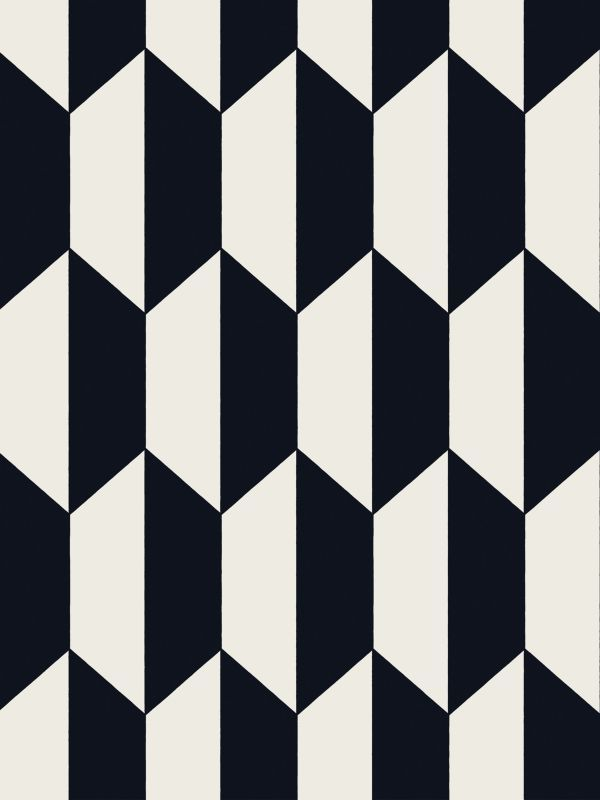
#> input picture test_images/im1.jpg, 600 x 800 px
$ python quadtree_decomposition.py ../test_images/im1.jpg
#> lines starting #> are read from the running program, lines starting #| are printed output that depends on the picture; after the words box and inside, x2 and y2 are one past the last pixel; in counts of white or black regions, pixels touching at a corner belong together
#> in convert_to_quadtree, `im = cv2.resize(np.array(im), (256, 256))`:
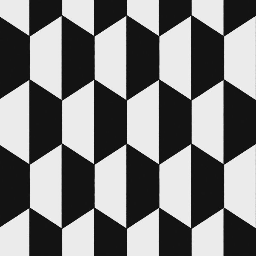
#> im: shape (256, 256); min 6, max 250, mean 124.4
# Program to decompose an image into its quadtree representation
# Usage: python quadtree_decomposition.py path_to_image
# Example: python quadtree_decomposition.py ../test_images/im1.jpg

from PIL import Image
import numpy as np
import cv2
import os
import argparse

def binarize(im):
    return ((im > np.mean(im)) * 1)
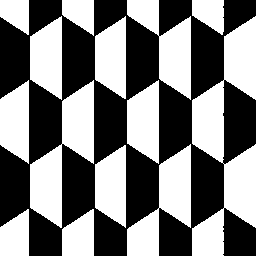
#> returned value: shape (256, 256) int64; values 0 (black) and 1 (white), 48.9% white; 14 white regions, largest, box (x1, y1, x2, y2) and area: (192, 16, 256, 256) 7311, (30, 80, 94, 228) 4069, (127, 144, 191, 256) 3225

def test_homogeneity(im):
    if (im[0, 0] == 1):
        return (np.sum(im) == (im.shape[0] * im.shape[1]))
    else:
        return (np.sum(1 - im) == (im.shape[0] * im.shape[1]))

def recursive_decomposition(im, code, leaves):
    if (test_homogeneity(im)):
        # Stop recursion if the block is homogeneous and append
        # binary code for the block (black-0/white-1)
        leaves.append((code + [im[0, 0]]))
        return leaves
    n_rows, n_cols = im.shape[0], im.shape[1]
#> n_rows = 256; n_cols = 256
    # Recursively decompose the 4-quadrants
    leaves = recursive_decomposition(im[:int(n_rows/2), :int(n_cols/2)], (code + [0]), leaves) # quad-0
    leaves = recursive_decomposition(im[:int(n_rows/2), int(n_cols/2):], (code + [1]), leaves) # quad-1
#> leaves = 3038 items, first 6: [0, 0, 0, 0, 0, 1], [0, 0, 0, 0, 1, 0, 1], [0, 0, 0, 0, 1, 1, 0, 1], [0, 0, 0, 0, 1, 1, 1, 0, 0, 1], [0, 0, 0, 0, 1, 1, 1, 0, 1, 0], [0, 0, 0, 0, 1, 1, 1, 0, 2, 1]
    leaves = recursive_decomposition(im[int(n_rows/2):, :int(n_cols/2)], (code + [2]), leaves) # quad-2
#> leaves = 4680 items, first 6: [0, 0, 0, 0, 0, 1], [0, 0, 0, 0, 1, 0, 1], [0, 0, 0, 0, 1, 1, 0, 1], [0, 0, 0, 0, 1, 1, 1, 0, 0, 1], [0, 0, 0, 0, 1, 1, 1, 0, 1, 0], [0, 0, 0, 0, 1, 1, 1, 0, 2, 1]
    leaves = recursive_decomposition(im[int(n_rows/2):, int(n_cols/2):], (code + [3]), leaves) # quad-3
#> leaves = 6097 items, first 6: [0, 0, 0, 0, 0, 1], [0, 0, 0, 0, 1, 0, 1], [0, 0, 0, 0, 1, 1, 0, 1], [0, 0, 0, 0, 1, 1, 1, 0, 0, 1], [0, 0, 0, 0, 1, 1, 1, 0, 1, 0], [0, 0, 0, 0, 1, 1, 1, 0, 2, 1]
    return leaves

def convert_to_quadtree(im):
    im = cv2.resize(np.array(im), (256, 256))
    bin_im = binarize(im)
    leaves = recursive_decomposition(bin_im, [0], [])
    return leaves

def save_quadtree_codes(im_path, leaves):
    path = '../quadtree_codes/'
    if (not os.path.exists(path)):
        os.makedirs(path)
    file_name = im_path.split('/')[-1].split('.')[0]
    code_file = path + file_name + '_quadtree_codes.txt'
    with open(code_file,'w') as f:
        for leaf in leaves:
            f.write((str(leaf) + '\n'))
    return 1

def main():
    parser = argparse.ArgumentParser()
    parser.add_argument('im_path', type=str)
    args = parser.parse_args()
    im_path = args.im_path
    im = Image.open(im_path).convert('L')
    leaves = convert_to_quadtree(im)
    save_quadtree_codes(im_path, leaves)
#> the loop in save_quadtree_codes, `for leaf in leaves:` made 6097 passes
    return 0

if __name__ == '__main__':
    main()

$ run again, with test_images/im2.jpg copied over test_images/im1.jpg
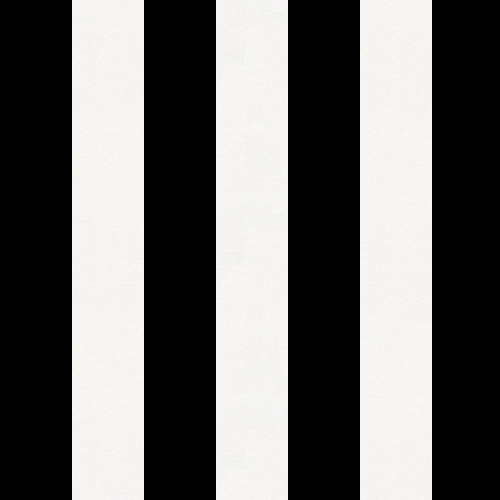
#> input picture test_images/im2.jpg, 1000 x 1000 px (shown at 1/2 size)
#> in convert_to_quadtree, `im = cv2.resize(np.array(im), (256, 256))`:
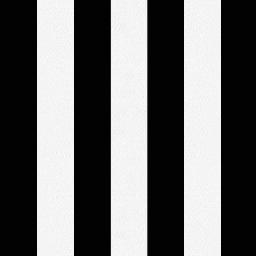
#> im: shape (256, 256); min 2, max 255, mean 106.5
#> in binarize, `return ((im > np.mean(im)) * 1)`:
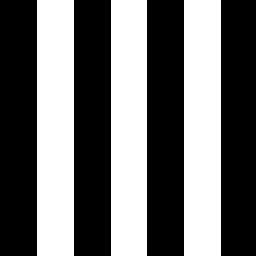
#> returned value: shape (256, 256) int64; values 0 (black) and 1 (white), 43% white; 3 white regions, box (x1, y1, x2, y2) and area: (37, 0, 74, 256) 9472, (184, 0, 221, 256) 9472, (111, 0, 147, 256) 9216
#> n_rows = 256
#> in recursive_decomposition, `leaves = recursive_decomposition(im[:int(n_rows/2), int(n_cols/2):], (..`: leaves = 1736 items, first 6: [0, 0, 0, 0, 0], [0, 0, 0, 1, 0, 0, 0, 0], [0, 0, 0, 1, 0, 0, 1, 0, 0, 0], [0, 0, 0, 1, 0, 0, 1, 0, 1, 1], [0, 0, 0, 1, 0, 0, 1, 0, 2, 0], [0, 0, 0, 1, 0, 0, 1, 0, 3, 1]
#> in recursive_decomposition, `leaves = recursive_decomposition(im[int(n_rows/2):, :int(n_cols/2)], (..`: leaves = 2676 items, first 6: [0, 0, 0, 0, 0], [0, 0, 0, 1, 0, 0, 0, 0], [0, 0, 0, 1, 0, 0, 1, 0, 0, 0], [0, 0, 0, 1, 0, 0, 1, 0, 1, 1], [0, 0, 0, 1, 0, 0, 1, 0, 2, 0], [0, 0, 0, 1, 0, 0, 1, 0, 3, 1]
#> in recursive_decomposition, `leaves = recursive_decomposition(im[int(n_rows/2):, int(n_cols/2):], (..`: leaves = 3472 items, first 6: [0, 0, 0, 0, 0], [0, 0, 0, 1, 0, 0, 0, 0], [0, 0, 0, 1, 0, 0, 1, 0, 0, 0], [0, 0, 0, 1, 0, 0, 1, 0, 1, 1], [0, 0, 0, 1, 0, 0, 1, 0, 2, 0], [0, 0, 0, 1, 0, 0, 1, 0, 3, 1]
#> the loop in save_quadtree_codes, `for leaf in leaves:` made 3472 passes
